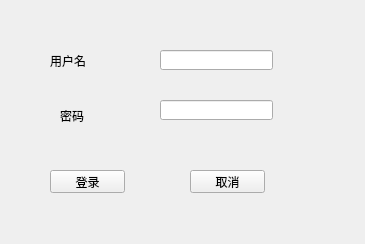
<?xml version="1.0" encoding="UTF-8"?>
<ui version="4.0">
 <class>Widget</class>
 <widget class="QWidget" name="Widget">
  <property name="geometry">
   <rect>
    <x>0</x>
    <y>0</y>
    <width>365</width>
    <height>244</height>
   </rect>
  </property>
  <property name="windowTitle">
   <string>Widget</string>
  </property>
  <widget class="QLabel" name="label">
   <property name="geometry">
    <rect>
     <x>50</x>
     <y>50</y>
     <width>91</width>
     <height>21</height>
    </rect>
   </property>
   <property name="text">
    <string>用户名</string>
   </property>
  </widget>
  <widget class="QLabel" name="label_2">
   <property name="geometry">
    <rect>
     <x>60</x>
     <y>100</y>
     <width>81</width>
     <height>31</height>
    </rect>
   </property>
   <property name="text">
    <string>密码</string>
   </property>
  </widget>
  <widget class="QLineEdit" name="lineEdit">
   <property name="geometry">
    <rect>
     <x>160</x>
     <y>50</y>
     <width>113</width>
     <height>20</height>
    </rect>
   </property>
  </widget>
  <widget class="QLineEdit" name="lineEdit_2">
   <property name="geometry">
    <rect>
     <x>160</x>
     <y>100</y>
     <width>113</width>
     <height>20</height>
    </rect>
   </property>
  </widget>
  <widget class="QPushButton" name="pushButton">
   <property name="geometry">
    <rect>
     <x>50</x>
     <y>170</y>
     <width>75</width>
     <height>23</height>
    </rect>
   </property>
   <property name="text">
    <string>登录</string>
   </property>
  </widget>
  <widget class="QPushButton" name="pushButton_2">
   <property name="geometry">
    <rect>
     <x>190</x>
     <y>170</y>
     <width>75</width>
     <height>23</height>
    </rect>
   </property>
   <property name="text">
    <string>取消</string>
   </property>
  </widget>
 </widget>
 <layoutdefault spacing="6" margin="11"/>
 <resources/>
 <connections>
  <connection>
   <sender>pushButton_2</sender>
   <signal>clicked()</signal>
   <receiver>Widget</receiver>
   <slot>close()</slot>
   <hints>
    <hint type="sourcelabel">
     <x>224</x>
     <y>180</y>
    </hint>
    <hint type="destinationlabel">
     <x>234</x>
     <y>262</y>
    </hint>
   </hints>
  </connection>
 </connections>
</ui>
